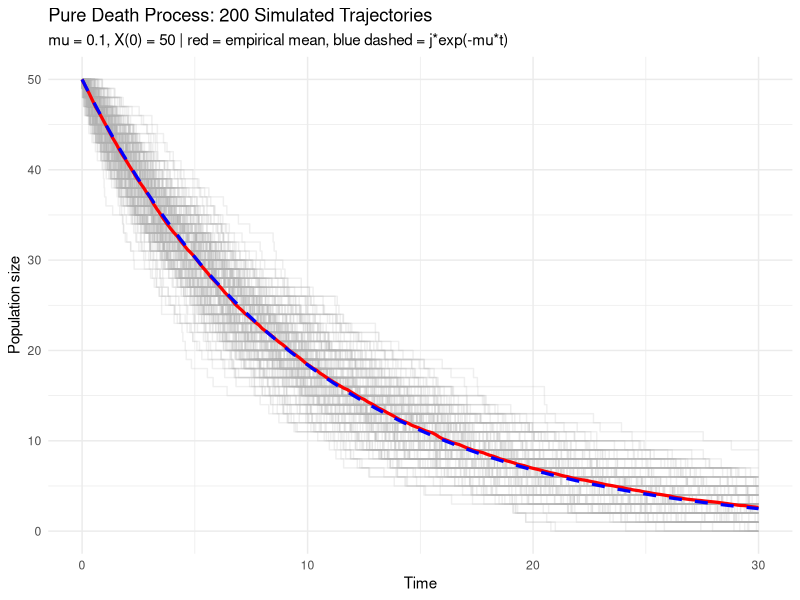
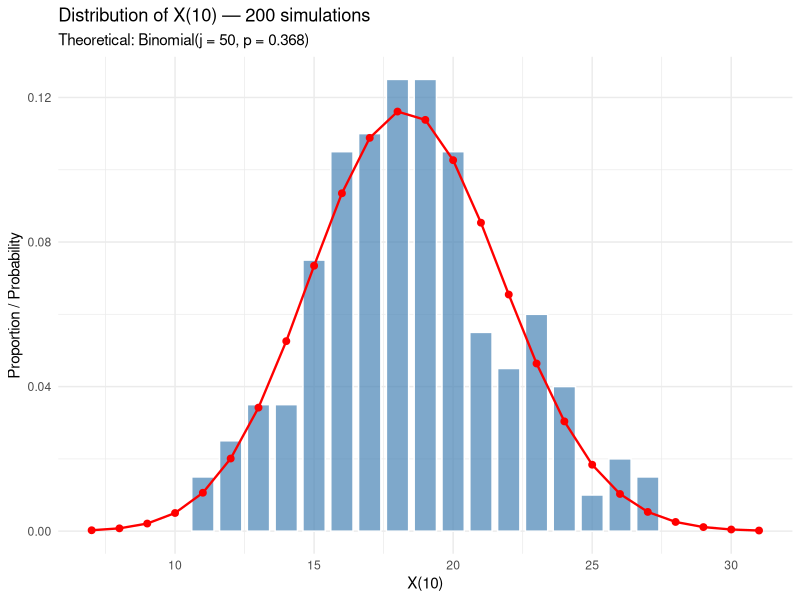
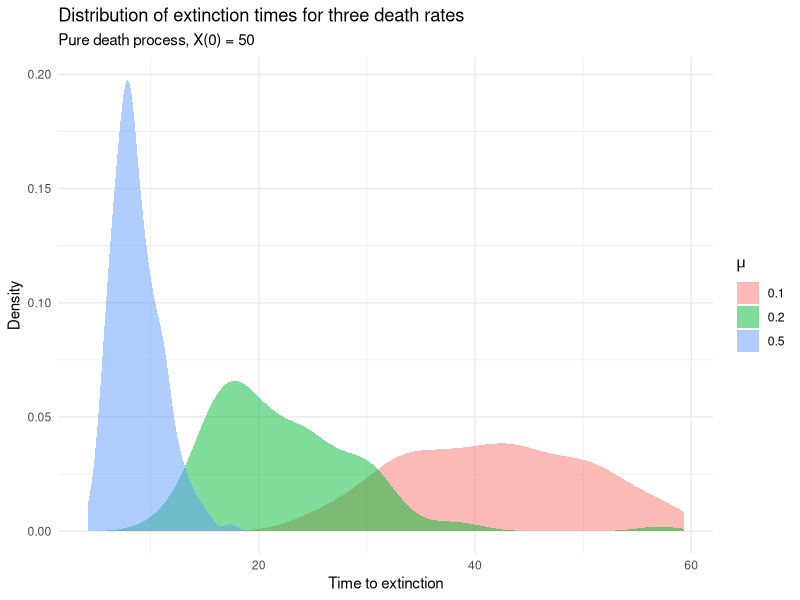

These charts were generated, in order, by the following R code:
# BDAT 624 — Module 4, Lesson 2: The Pure Death Process
# SOLUTION FILE — complete working implementation
#
# Libraries -----------------------------------------------------------------
library(ggplot2)
library(dplyr)

set.seed(42)

# Parameters ----------------------------------------------------------------
mu      <- 0.1
j       <- 50
t_end   <- 30
n_sims  <- 200
t_check <- 10

# ---------------------------------------------------------------------------
# Pure death process simulator
# ---------------------------------------------------------------------------

simulate_death <- function(mu, j, t_end) {
  t     <- 0
  n     <- j
  times <- c(0)
  pops  <- c(j)

  while (t < t_end && n > 0) {
    dt <- rexp(1, rate = n * mu)   # waiting time: Exp(n*mu)
    t  <- t + dt
    if (t >= t_end) break
    n  <- n - 1                    # death event
    times <- c(times, t)
    pops  <- c(pops, n)
  }
  times <- c(times, t_end)
  pops  <- c(pops, n)
  data.frame(time = times, population = pops)
}

all_sims <- bind_rows(
  lapply(1:n_sims, function(i) {
    df      <- simulate_death(mu, j, t_end)
    df$sim  <- i
    df
  })
)

# ---------------------------------------------------------------------------
# Step-function lookup
# ---------------------------------------------------------------------------

get_pop_at <- function(sim_df, t_query) {
  idx <- which(sim_df$time <= t_query)
  if (length(idx) == 0) return(j)
  sim_df$population[max(idx)]
}

# ---------------------------------------------------------------------------
# Part 2: Trajectory plot
# ---------------------------------------------------------------------------

t_grid     <- seq(0, t_end, length.out = 200)
theo_mean  <- j * exp(-mu * t_grid)

pop_matrix <- sapply(1:n_sims, function(i) {
  sim_df <- all_sims[all_sims$sim == i, ]
  sapply(t_grid, function(t) get_pop_at(sim_df, t))
})
emp_mean   <- rowMeans(pop_matrix)

mean_df <- data.frame(time = t_grid, emp_mean = emp_mean, theo_mean = theo_mean)

p1 <- ggplot() +
  geom_step(
    data   = all_sims,
    aes(x = time, y = population, group = sim),
    colour = "grey70", alpha = 0.2
  ) +
  geom_line(
    data   = mean_df,
    aes(x = time, y = emp_mean),
    colour = "red", linewidth = 1.1
  ) +
  geom_line(
    data     = mean_df,
    aes(x = time, y = theo_mean),
    colour   = "blue", linetype = "dashed", linewidth = 1.1
  ) +
  labs(
    title    = "Pure Death Process: 200 Simulated Trajectories",
    subtitle = paste0("mu = ", mu, ", X(0) = ", j,
                      " | red = empirical mean, blue dashed = j*exp(-mu*t)"),
    x = "Time", y = "Population size"
  ) +
  theme_minimal()

print(p1)

# ---------------------------------------------------------------------------
# Part 3: Distribution of X(t_check) vs Binomial PMF
# ---------------------------------------------------------------------------

x_at_check <- sapply(1:n_sims, function(i) {
  get_pop_at(all_sims[all_sims$sim == i, ], t_check)
})

p_binom  <- exp(-mu * t_check)         # Binomial success probability
x_range  <- 0:j
theo_pmf <- dbinom(x_range, size = j, prob = p_binom)

dist_df  <- data.frame(x = x_at_check)
theo_df  <- data.frame(x = x_range, pmf = theo_pmf)

p2 <- ggplot(dist_df, aes(x = x)) +
  geom_bar(
    aes(y = after_stat(count) / n_sims),
    fill = "steelblue", colour = "white", alpha = 0.7, width = 0.8
  ) +
  geom_point(
    data   = theo_df[theo_df$pmf > 1e-4, ],
    aes(x = x, y = pmf),
    colour = "red", size = 2
  ) +
  geom_line(
    data   = theo_df[theo_df$pmf > 1e-4, ],
    aes(x = x, y = pmf),
    colour = "red", linewidth = 0.8
  ) +
  labs(
    title    = paste0("Distribution of X(", t_check, ") — ", n_sims, " simulations"),
    subtitle = paste0("Theoretical: Binomial(j = ", j, ", p = ", round(p_binom, 3), ")"),
    x = paste0("X(", t_check, ")"), y = "Proportion / Probability"
  ) +
  theme_minimal()

print(p2)

# ---------------------------------------------------------------------------
# Part 4: Half-life
# ---------------------------------------------------------------------------

t_half_analytical <- log(2) / mu
cat(sprintf("\nAnalytical half-life: %.4f time units\n", t_half_analytical))

half_times <- sapply(1:n_sims, function(i) {
  sim_df <- all_sims[all_sims$sim == i, ]
  hit    <- which(sim_df$population <= j / 2)
  if (length(hit) == 0) return(NA_real_)
  sim_df$time[min(hit)]
})

emp_half <- mean(half_times, na.rm = TRUE)
cat(sprintf("Empirical half-life (mean time to X <= j/2): %.4f time units\n", emp_half))
cat(sprintf("Difference: %.4f\n", abs(emp_half - t_half_analytical)))

# ---------------------------------------------------------------------------
# Part 5: Extinction time distributions for mu = 0.1, 0.2, 0.5
# ---------------------------------------------------------------------------

mu_vals <- c(0.1, 0.2, 0.5)

ext_times_all <- lapply(mu_vals, function(m) {
  sims <- lapply(1:n_sims, function(i) {
    df  <- simulate_death(m, j, t_end = 60)   # extend horizon
    hit <- which(df$population == 0)
    if (length(hit) == 0) return(NA_real_)
    df$time[min(hit)]
  })
  data.frame(
    mu       = m,
    ext_time = unlist(sims)
  )
})

ext_df <- bind_rows(ext_times_all)
ext_df <- ext_df[!is.na(ext_df$ext_time), ]
ext_df$mu <- factor(ext_df$mu)

p3 <- ggplot(ext_df, aes(x = ext_time, fill = mu)) +
  geom_density(alpha = 0.5, colour = NA) +
  labs(
    title    = "Distribution of extinction times for three death rates",
    subtitle = paste0("Pure death process, X(0) = ", j),
    x = "Time to extinction", y = "Density",
    fill = expression(mu)
  ) +
  theme_minimal()

print(p3)

# Summary statistics
cat("\n--- Extinction time summary ---\n")
for (m in mu_vals) {
  et <- ext_df$ext_time[ext_df$mu == as.character(m)]
  cat(sprintf("mu = %.1f | N extinct = %d/%d | mean = %.2f | median = %.2f\n",
              m, length(et), n_sims, mean(et), median(et)))
}
